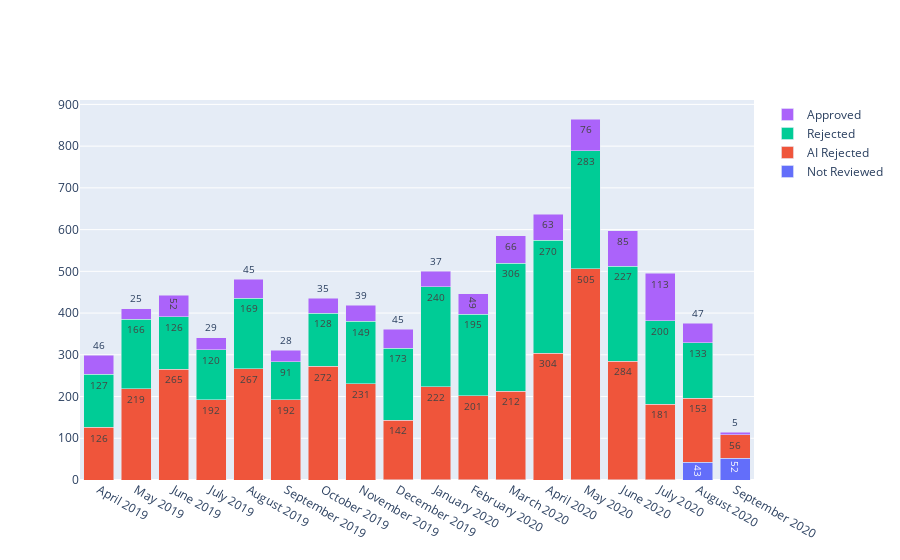

The notebook cell saved with this chart:
### Code cell
import plotly.graph_objects as go

fig = go.Figure(data=[
    go.Bar(name='Not Reviewed', x=grouped_data['period'], y=grouped_data['Not Reviewed Stories'], 
           text=grouped_data['Not Reviewed Stories'], textposition='auto'),
    go.Bar(name='AI Rejected', x=grouped_data['period'], y=grouped_data['AI Rejected Stories'],
          text=grouped_data['AI Rejected Stories'], textposition='auto'),
    go.Bar(name='Rejected', x=grouped_data['period'], y=grouped_data['Rejected Stories'],
          text=grouped_data['Rejected Stories'], textposition='auto'),
    go.Bar(name='Approved', x=grouped_data['period'], y=grouped_data['Approved Stories'],
          text=grouped_data['Approved Stories'], textposition='auto')
])
# Change the bar mode
fig.update_layout(barmode='stack', uniformtext_minsize=9, uniformtext_mode='hide')
fig.show()

### Figure 1 — Plotly figure (JSON) as saved in the notebook; plotly's stock layout.template omitted (floating-point values rounded to 4 significant figures)
{"data": [{"name": "Not Reviewed", "text": [0, 0, 0, 0, 0, 0, 0, 0, 1, 1, 1, 1, 0, 1, 1, 1, 43, 52], "textposition": "auto", "type": "bar", "x": ["April 2019", "May 2019", "June 2019", "July 2019", "August 2019", "September 2019", "October 2019", "November 2019", "December 2019", "January 2020", "February 2020", "March 2020", "April 2020", "May 2020", "June 2020", "July 2020", "August 2020", "September 2020"], "y": [0, 0, 0, 0, 0, 0, 0, 0, 1, 1, 1, 1, 0, 1, 1, 1, 43, 52]}, {"name": "AI Rejected", "text": [126, 219, 265, 192, 267, 192, 272, 231, 142, 222, 201, 212, 304, 505, 284, 181, 153, 56], "textposition": "auto", "type": "bar", "x": ["April 2019", "May 2019", "June 2019", "July 2019", "August 2019", "September 2019", "October 2019", "November 2019", "December 2019", "January 2020", "February 2020", "March 2020", "April 2020", "May 2020", "June 2020", "July 2020", "August 2020", "September 2020"], "y": [126, 219, 265, 192, 267, 192, 272, 231, 142, 222, 201, 212, 304, 505, 284, 181, 153, 56]}, {"name": "Rejected", "text": [127, 166, 126, 120, 169, 91, 128, 149, 173, 240, 195, 306, 270, 283, 227, 200, 133, 1], "textposition": "auto", "type": "bar", "x": ["April 2019", "May 2019", "June 2019", "July 2019", "August 2019", "September 2019", "October 2019", "November 2019", "December 2019", "January 2020", "February 2020", "March 2020", "April 2020", "May 2020", "June 2020", "July 2020", "August 2020", "September 2020"], "y": [127, 166, 126, 120, 169, 91, 128, 149, 173, 240, 195, 306, 270, 283, 227, 200, 133, 1]}, {"name": "Approved", "text": [46, 25, 52, 29, 45, 28, 35, 39, 45, 37, 49, 66, 63, 76, 85, 113, 47, 5], "textposition": "auto", "type": "bar", "x": ["April 2019", "May 2019", "June 2019", "July 2019", "August 2019", "September 2019", "October 2019", "November 2019", "December 2019", "January 2020", "February 2020", "March 2020", "April 2020", "May 2020", "June 2020", "July 2020", "August 2020", "September 2020"], "y": [46, 25, 52, 29, 45, 28, 35, 39, 45, 37, 49, 66, 63, 76, 85, 113, 47, 5]}], "layout": {"barmode": "stack", "uniformtext": {"minsize": 9, "mode": "hide"}}}
